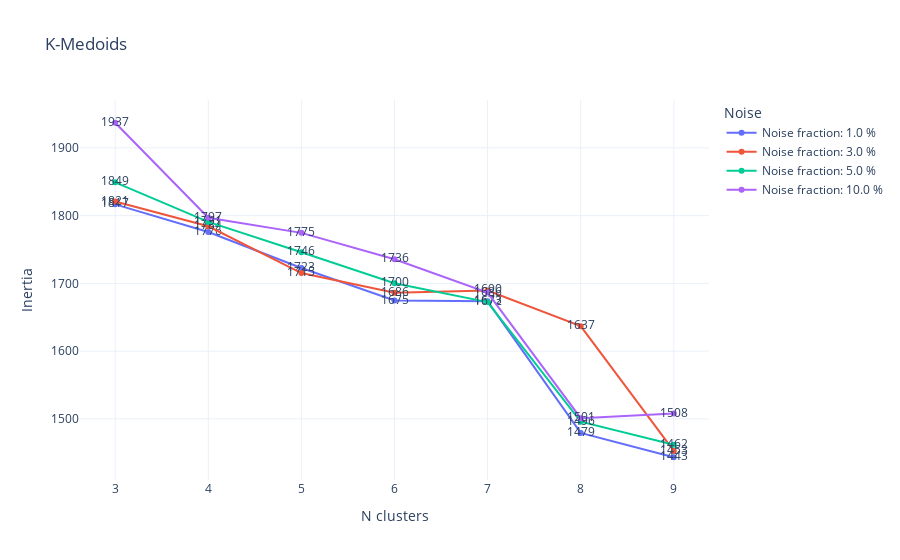

The notebook cell this image was saved under:
### Code cell
plot_algorithm_results(results_df, 'kmedoids', 'K-Medoids')

### Figure 1 — Plotly figure (JSON) as saved in the notebook; plotly's stock layout.template omitted (floating-point values rounded to 4 significant figures)
{"data": [{"mode": "lines+markers+text", "name": "Noise fraction: 1.0 %", "text": [1817.0, 1776.0, 1723.0, 1675.0, 1673.0, 1479.0, 1443.0], "type": "scatter", "x": [3, 4, 5, 6, 7, 8, 9], "y": [1817.0, 1776.0, 1723.0, 1675.0, 1673.0, 1479.0, 1443.0]}, {"mode": "lines+markers+text", "name": "Noise fraction: 3.0 %", "text": [1821.0, 1784.0, 1715.0, 1686.0, 1690.0, 1637.0, 1453.0], "type": "scatter", "x": [3, 4, 5, 6, 7, 8, 9], "y": [1821.0, 1784.0, 1715.0, 1686.0, 1690.0, 1637.0, 1453.0]}, {"mode": "lines+markers+text", "name": "Noise fraction: 5.0 %", "text": [1849.0, 1791.0, 1746.0, 1700.0, 1672.0, 1496.0, 1462.0], "type": "scatter", "x": [3, 4, 5, 6, 7, 8, 9], "y": [1849.0, 1791.0, 1746.0, 1700.0, 1672.0, 1496.0, 1462.0]}, {"mode": "lines+markers+text", "name": "Noise fraction: 10.0 %", "text": [1937.0, 1797.0, 1775.0, 1736.0, 1686.0, 1501.0, 1508.0], "type": "scatter", "x": [3, 4, 5, 6, 7, 8, 9], "y": [1937.0, 1797.0, 1775.0, 1736.0, 1686.0, 1501.0, 1508.0]}], "layout": {"legend": {"title": {"text": "Noise"}}, "title": {"text": "K-Medoids"}, "xaxis": {"title": {"text": "N clusters"}}, "yaxis": {"title": {"text": "Inertia"}}}}
